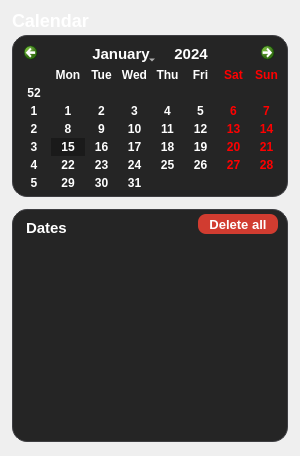
             <widget class="QWidget" name="calendar_page">
              <layout class="QGridLayout" name="gridLayout_15">
               <property name="leftMargin">
                <number>0</number>
               </property>
               <property name="topMargin">
                <number>0</number>
               </property>
               <property name="rightMargin">
                <number>0</number>
               </property>
               <property name="bottomMargin">
                <number>0</number>
               </property>
               <item row="0" column="0">
                <layout class="QGridLayout" name="calendar_grid">
                 <property name="leftMargin">
                  <number>12</number>
                 </property>
                 <property name="topMargin">
                  <number>10</number>
                 </property>
                 <property name="rightMargin">
                  <number>12</number>
                 </property>
                 <property name="bottomMargin">
                  <number>14</number>
                 </property>
                 <property name="verticalSpacing">
                  <number>4</number>
                 </property>
                 <item row="5" column="1">
                  <widget class="QFrame" name="dates_frame">
                   <property name="styleSheet">
                    <string notr="true">QFrame {
	background-color: #252525;
	border: 1px solid #3e3e42;
	border-radius: 15%;
	margin-top: 8px;
}</string>
                   </property>
                   <property name="frameShape">
                    <enum>QFrame::StyledPanel</enum>
                   </property>
                   <property name="frameShadow">
                    <enum>QFrame::Raised</enum>
                   </property>
                   <layout class="QGridLayout" name="gridLayout_8">
                    <property name="topMargin">
                     <number>4</number>
                    </property>
                    <item row="0" column="0">
                     <widget class="QLabel" name="dates_title">
                      <property name="sizePolicy">
                       <sizepolicy hsizetype="Preferred" vsizetype="Preferred">
                        <horstretch>0</horstretch>
                        <verstretch>0</verstretch>
                       </sizepolicy>
                      </property>
                      <property name="minimumSize">
                       <size>
                        <width>0</width>
                        <height>0</height>
                       </size>
                      </property>
                      <property name="maximumSize">
                       <size>
                        <width>16777215</width>
                        <height>20</height>
                       </size>
                      </property>
                      <property name="styleSheet">
                       <string notr="true">color: white;
font-size: 15px;
font-weight: 700;
border: none;</string>
                      </property>
                      <property name="text">
                       <string>Dates</string>
                      </property>
                     </widget>
                    </item>
                    <item row="0" column="1">
                     <widget class="QPushButton" name="dates_deleteall_btn">
                      <property name="sizePolicy">
                       <sizepolicy hsizetype="Fixed" vsizetype="Preferred">
                        <horstretch>0</horstretch>
                        <verstretch>0</verstretch>
                       </sizepolicy>
                      </property>
                      <property name="minimumSize">
                       <size>
                        <width>80</width>
                        <height>20</height>
                       </size>
                      </property>
                      <property name="styleSheet">
                       <string notr="true">QPushButton {
	background-color: #d13c30;
	border-radius: 8%;
	color: #fff;
	font-weight: 700;
	font-size: 13px;
}

QPushButton:hover {
	background-color: #af3025;
}

</string>
                      </property>
                      <property name="text">
                       <string>Delete all</string>
                      </property>
                     </widget>
                    </item>
                    <item row="1" column="0" colspan="2">
                     <widget class="QListWidget" name="dates_listwidget">
                      <property name="styleSheet">
                       <string notr="true">border: none;</string>
                      </property>
                     </widget>
                    </item>
                   </layout>
                  </widget>
                 </item>
                 <item row="1" column="1">
                  <widget class="QLabel" name="calendar_title_label">
                   <property name="sizePolicy">
                    <sizepolicy hsizetype="Preferred" vsizetype="Minimum">
                     <horstretch>0</horstretch>
                     <verstretch>0</verstretch>
                    </sizepolicy>
                   </property>
                   <property name="minimumSize">
                    <size>
                     <width>100</width>
                     <height>20</height>
                    </size>
                   </property>
                   <property name="styleSheet">
                    <string notr="true">color: white;
font-size: 18px;
font-weight: 700;</string>
                   </property>
                   <property name="text">
                    <string>Calendar</string>
                   </property>
                  </widget>
                 </item>
                 <item row="2" column="1">
                  <widget class="QFrame" name="calendar_frame">
                   <property name="minimumSize">
                    <size>
                     <width>0</width>
                     <height>20</height>
                    </size>
                   </property>
                   <property name="styleSheet">
                    <string notr="true">QFrame {
	border-radius: 15%;
	border: 1px solid #3e3e42;
	background-color: #252525;
}</string>
                   </property>
                   <layout class="QVBoxLayout" name="verticalLayout_2">
                    <property name="spacing">
                     <number>0</number>
                    </property>
                    <property name="leftMargin">
                     <number>4</number>
                    </property>
                    <property name="topMargin">
                     <number>4</number>
                    </property>
                    <property name="rightMargin">
                     <number>4</number>
                    </property>
                    <property name="bottomMargin">
                     <number>4</number>
                    </property>
                    <item>
                     <widget class="QCalendarWidget" name="calendarwidget">
                      <property name="accessibleName">
                       <string/>
                      </property>
                      <property name="styleSheet">
                       <string notr="true">QCalendarWidget QToolButton {
	color: #fff;
	font-size: 15px;
	font-weight: bold;
	margin: 2px 5px 1px 5px;
	background-color: transparent;
}
QCalendarWidget QToolButton#qt_calendar_prevmonth,
QCalendarWidget QToolButton#qt_calendar_nextmonth {
    	background-color: transparent;
    	border-radius: 4px;
}
QCalendarWidget QToolButton#qt_calendar_prevmonth {
	qproperty-icon: url(left-arrow-icon.png);
}
QCalendarWidget QToolButton#qt_calendar_nextmonth {
	qproperty-icon: url(right-arrow-icon.png);
}
QCalendarWidget QAbstractItemView {
	background-color: #252525;
	selection-background-color: #1a1a1a;
	outline: none;
	font-size: 12px;
	font-weight: 600;
	color: #fff;
	border: none;
}
QCalendarWidget QWidget#qt_calendar_navigationbar {
    background-color: #252525;
}
QCalendarWidget QMenu {
    background-color: #252525;
    color: white;
    border: 1px solid #3e3e42;
}
QCalendarWidget QMenu::item {
    padding: 5px 20px;
}
QCalendarWidget QMenu::item:selected {
    background-color: #52525a;
    color: white;
}
QCalendarWidget QWidget {
    alternate-background-color: #252525;
}
QCalendarWidget QAbstractItemView:disabled {
    color: transparent;
}</string>
                      </property>
                      <property name="locale">
                       <locale language="English" country="Germany"/>
                      </property>
                     </widget>
                    </item>
                   </layout>
                  </widget>
                 </item>
                </layout>
               </item>
              </layout>
             </widget>
